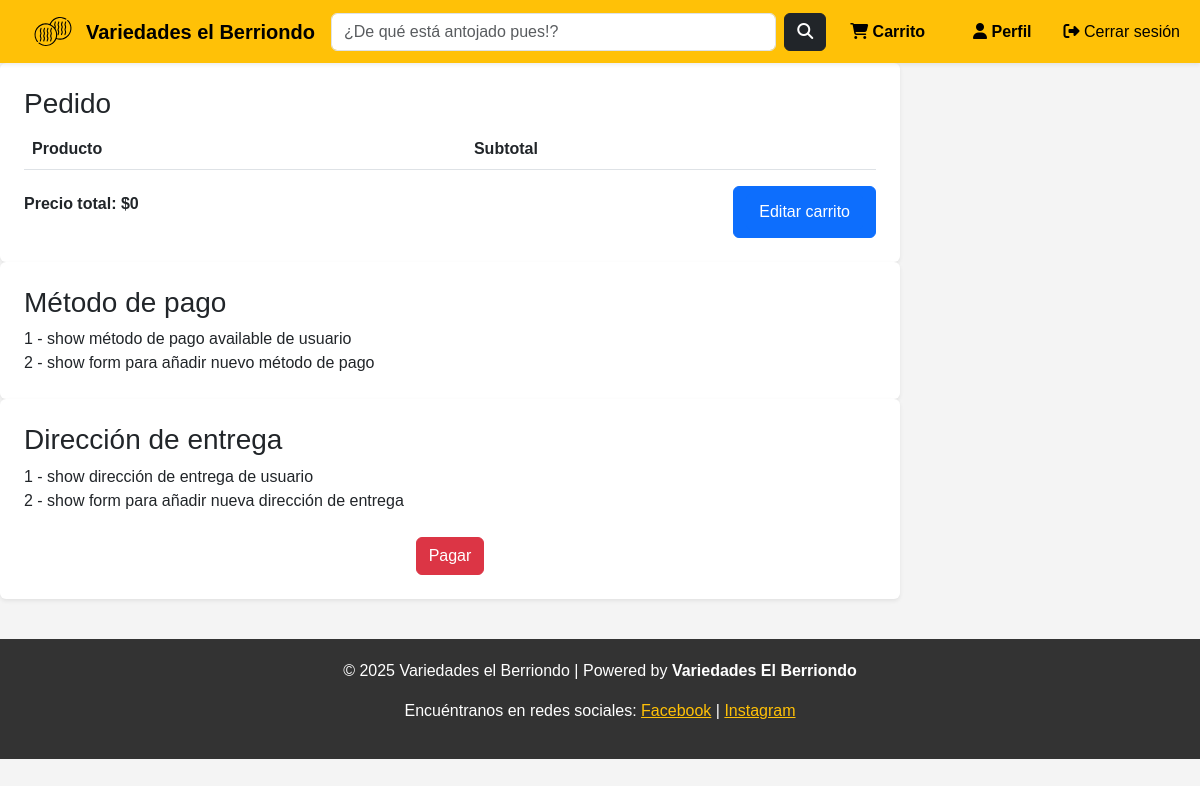
The page /checkout/ (signed in) on the database as committed earlier.
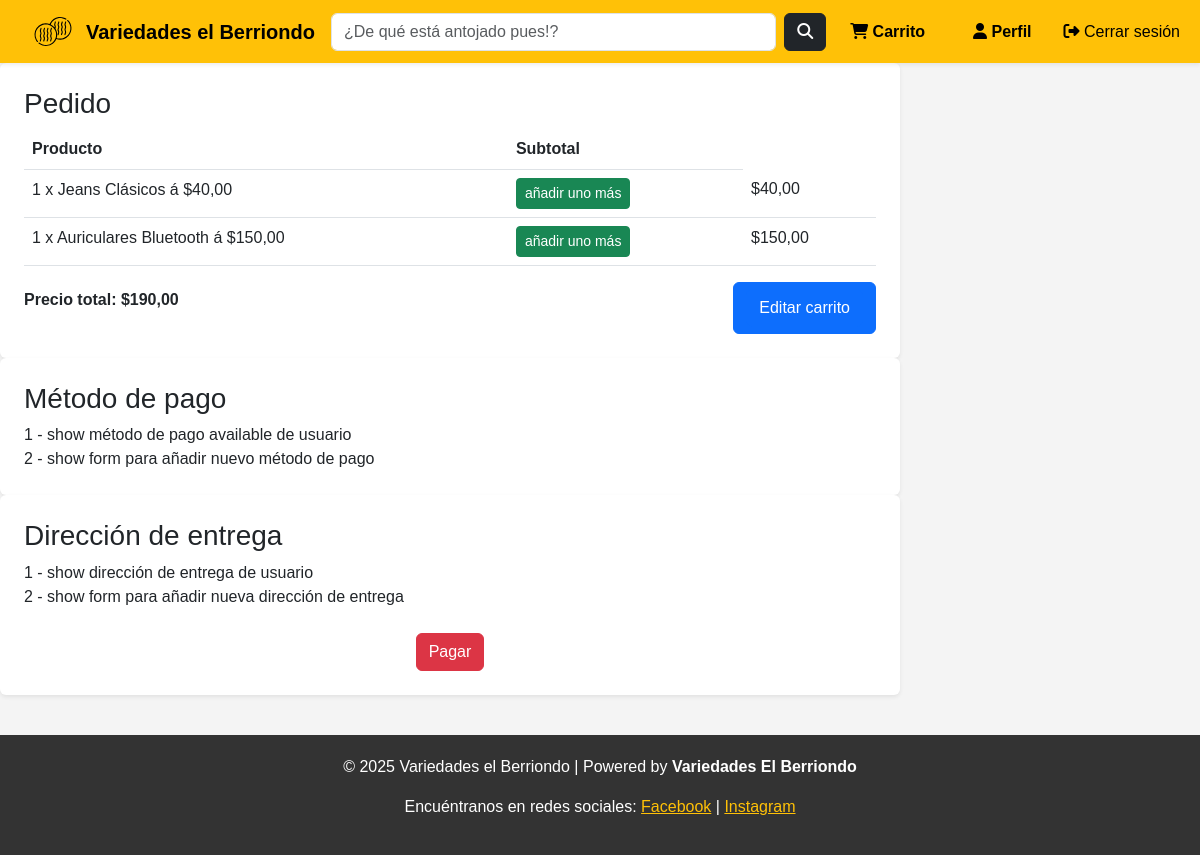
The same page on the database as committed later.
### general/models.py (models this page shows, shortened)
class Carrito(models.Model):
    usuario = models.ForeignKey(User, on_delete=models.CASCADE)
    producto = models.ForeignKey(Producto, on_delete=models.CASCADE)
    cantidad = models.PositiveIntegerField(default=1)
    @property
    def subtotal(self):
        return self.producto.precio * self.cantidad

class Producto(models.Model):
    nombre = models.CharField(max_length=200)
    descripcion = models.TextField(blank=True, null=True)
    precio = models.DecimalField(max_digits=10, decimal_places=2)
    stock = models.PositiveIntegerField(default=0)
    categoria = models.ForeignKey(Categoria, on_delete=models.CASCADE, related_name="productos")
    imagen = models.ImageField(upload_to="productos/", blank=True, null=True)
    fecha_creacion = models.DateTimeField(default=now)

### general/views.py (the view)
# urls.py: path('checkout/', checkout, name='checkout'),
def checkout(request):
    total_price = sum(item.subtotal for item in request.user.carrito_set.all())
    form = PaymentForm()
    if request.method == 'POST':
        form = PaymentForm(request.POST)
        if form.is_valid():
            return redirect('index')
    else:
        form = PaymentForm()
    context = {
        'total_price': total_price,
        'form': form
    }
    return render(request, 'checkout.html', context)

### general/forms.py
class PaymentForm(forms.ModelForm):
    card_number = forms.CharField(widget=forms.NumberInput(attrs={'class': 'form-control'}), label="Número de tarjeta", required=True)
    expiration_date = forms.DateField(widget=forms.DateInput(attrs={'class': 'form-control'}), label="Fecha de expiración", required=True)
    cvv = forms.CharField(widget=forms.NumberInput(attrs={'class': 'form-control'}), label="CVV", required=True)
    class Meta:
        model = UserProfile
        fields = ["card_number", "expiration_date", "cvv"]

### variedadesElBerriendo/templates/checkout.html (shortened to what this page needs)
{% extends 'base.html' %}
{% load static %}
{% block content %}
<div class="col-md-9">
    <div class="main-content tab-content">
        <div class="tab-pane fade show active">
            <section class="profile-section bg-white p-4 rounded shadow-sm">
                <h3>Pedido</h3>
                <table class="table checkout-table">
                    <thead>
                        <tr>
                            <th>Producto</th>
                            <th>Subtotal</th>
                        </tr>
                    <tbody>
                        {% for item in request.user.carrito_set.all %}
                            <tr>
                                <td>{{item.cantidad}} x {{ item.producto.nombre }} á ${{ item.producto.precio }}</td>
                                <td>
                                    <form method="POST" action="{% url 'añadir_otro' item.id %}">
                                        <button type="submit" class="btn btn-success btn-sm">añadir uno más</button>
                                    </form>
                                <td>${{ item.subtotal}}</td>
                            </tr>
                        {% endfor %}
                    </tbody>
                </table>
                <div class="d-flex justify-content-between align-items-center">
                    <p><b>Precio total: ${{ total_price }}</b></p>
                    <div class="btn btn-primary">
                        <a href="{% url 'carrito' %}" class="btn btn-primary">Editar carrito</a>
                    </div>
                </div>
            </section>
            <section class="profile-section bg-white p-4 rounded shadow-sm">
                <h3>Método de pago</h3>
                <div> 1 - show método de pago available de usuario</div>
                <div> 2 - show form para añadir nuevo método de pago</div>
            </section>
            <section class="profile-section bg-white p-4 rounded shadow-sm">
                <h3>Dirección de entrega</h3>
                <div> 1 - show dirección de entrega de usuario</div>
                <div> 2 - show form para añadir nueva dirección de entrega</div>
                <div class="d-flex justify-content-center mt-4">
                    <a href="{% url 'index' %}" class="btn btn-danger">Pagar</a>
                </div>
            </section>
    </div>
</div>
{% endblock %}

Rows that differ between the two databases and show on the page:
added Carrito: cantidad "1", producto.nombre "Jeans Clásicos", producto.precio "40,00", subtotal "40,00"
added Carrito: cantidad "1", producto.nombre "Auriculares Bluetooth", producto.precio "150,00", subtotal "150,00"
Other text that changed with them:
{{ total_price }}: "0" → "190,00"
